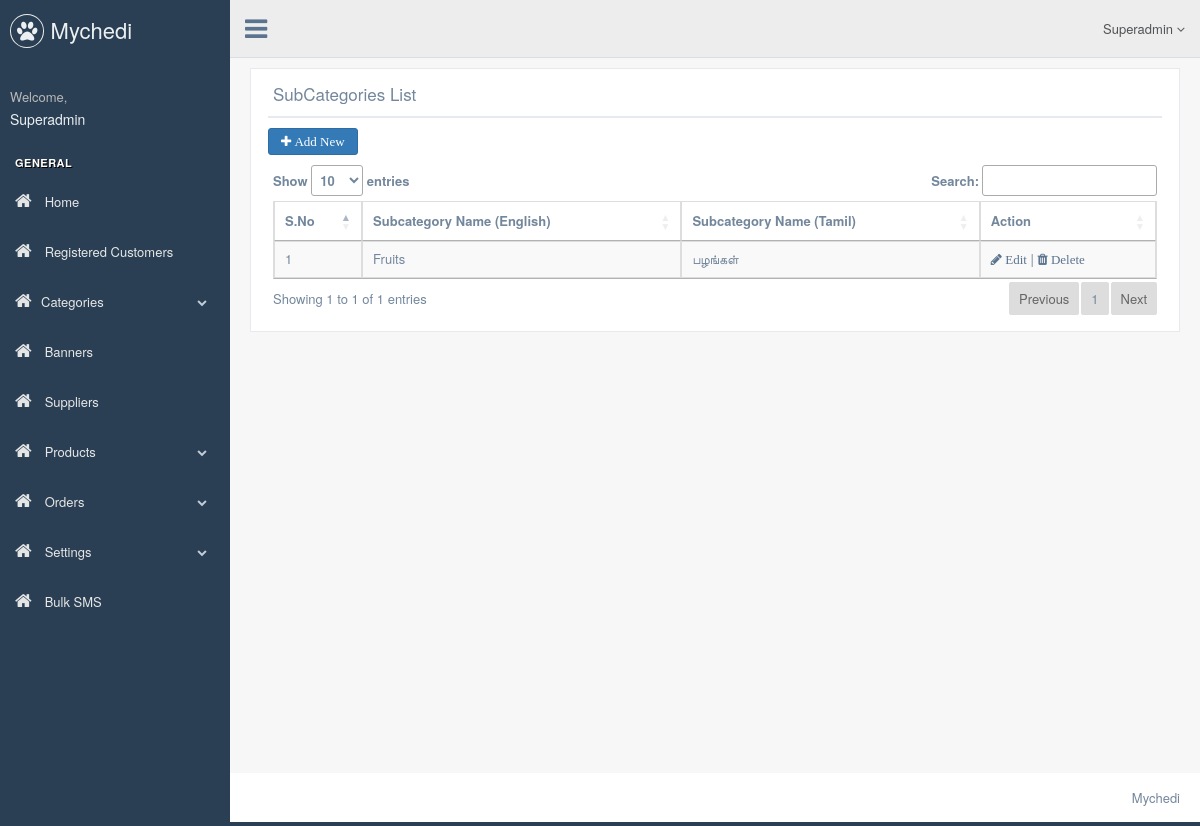
The page /index.php/subcategories on the database its author committed.
### tables this page shows
CREATE TABLE `subcategories` (
  `scid` int(11) NOT NULL,
  `cid` int(11) NOT NULL,
  `subcategory_name_english` varchar(200) NOT NULL,
  `subcategory_name_tamil` varchar(200) NOT NULL,
  `image` varchar(100) NOT NULL,
  `status` tinyint(1) NOT NULL DEFAULT '0',
  `createdBy` int(11) NOT NULL DEFAULT '0',
  `createdTime` timestamp NOT NULL DEFAULT '0000-00-00 00:00:00',
  `modifiedBy` int(11) NOT NULL DEFAULT '0',
  `modifiedTime` timestamp NOT NULL DEFAULT '0000-00-00 00:00:00'
);

### application/views/admin/template.php (called while the page is built, shortened)
<?php
$this->load->view('admin/include/header.php');
$this->load->view('admin/include/sidemenu.php');
$this->load->view('admin/include/topbar.php');
$this->load->view($content);

### application/controllers/Subcategories.php (called while the page is built, shortened)
<?php
class Subcategories extends CI_Controller {
	public function index(){
		$data['pagetitle'] = 'SubCategories List';
		$data['content'] = 'subcategories/index';
		$data['subcategories'] = $this->Common_model->get_records('subcategories','*',array('status'=>0));
		$this->load->view('admin/template',$data);
	}
}

### index.php (called while the page is built, shortened)
<?php
require_once BASEPATH.'core/CodeIgniter.php';

### application/models/Common_model.php (called while the page is built, shortened)
<?php  if ( ! defined('BASEPATH')) exit('No direct script access allowed');
class Common_model extends CI_Model
{
	public function get_records($table,$fields='*',$where='')
	{
			if($fields)
				$this->db->select($fields);
			if(!empty($where))
				$this->db->where($where);
			return $this->db->get($table)->result();
	}
}

### application/views/subcategories/index.php (the view, shortened to what this page needs)
<link href="https://cdn.datatables.net/1.10.15/css/jquery.dataTables.min.css" rel="stylesheet">
<div class="right_col" role="main">
 <div class="row">
  <div class="col-md-12 col-sm-12 col-xs-12">
	<div class="x_panel">
	 <div class="x_title">
			<h2><?php echo $pagetitle;?> </h2>
			<div class="clearfix"></div>
		</div>
		<a class="btn btn-primary fa fa-plus" href="<?php echo base_url()?>subcategories/create"> Add New</a>
		<div class="x_content">
				<table id="datatable" class="table table-striped table-bordered">
                      <thead>
                        <tr>
                          <th width="10%">S.No</th>
                          <th>Subcategory Name (English)</th>
                          <th>Subcategory Name (Tamil)</th>
                          <th width="20%">Action</th>
                        </tr>
                      </thead>
                      <tbody>
						<?php
						if(isset($subcategories) && !empty($subcategories)){
							$i = 1;
							foreach($subcategories as $tmp){
						?>
                        <tr>
                          <td><?php echo $i++;?></td>
                          <td>
							<?php
								echo $tmp->subcategory_name_english;
							?>
						  </td>
						  <td>
							<?php
								echo $tmp->subcategory_name_tamil;
							?>
						  </td>
                          <td><a href="<?php echo base_url()?>subcategories/edit/<?php echo $tmp->scid;?>" class="fa fa-pencil"> Edit</a> | <a href="<?php echo base_url()?>subcategories/delete/<?php echo $tmp->scid;?>" class="fa fa-trash delete"> Delete</a></td>
                        </tr>
						<?php
							}
						}
						?>
                      </tbody>
                    </table>
            </div>
		</div>
		</div>
	</div>
 <br />
</div>

### rows shown on the page
subcategories: subcategory_name_english "Fruits", subcategory_name_tamil "பழங்கள்"

### other values the page prints
$pagetitle "SubCategories List"
